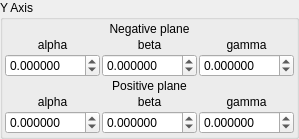
    <widget class="QGroupBox" name="groupBox_6">
     <property name="title">
      <string>Y Axis</string>
     </property>
     <layout class="QVBoxLayout" name="verticalLayout_6">
      <property name="spacing">
       <number>2</number>
      </property>
      <property name="leftMargin">
       <number>2</number>
      </property>
      <property name="topMargin">
       <number>2</number>
      </property>
      <property name="rightMargin">
       <number>2</number>
      </property>
      <property name="bottomMargin">
       <number>2</number>
      </property>
      <item>
       <layout class="QGridLayout" name="gridLayout_8">
        <property name="spacing">
         <number>2</number>
        </property>
        <item row="3" column="0" colspan="3">
         <widget class="QLabel" name="label_46">
          <property name="text">
           <string>Positive plane</string>
          </property>
          <property name="alignment">
           <set>Qt::AlignCenter</set>
          </property>
         </widget>
        </item>
        <item row="2" column="1">
         <widget class="MyDoubleSpinBox" name="spinboxd3_mandelbox_rotation_neg_2_y">
          <property name="sizePolicy">
           <sizepolicy hsizetype="Minimum" vsizetype="Maximum">
            <horstretch>0</horstretch>
            <verstretch>0</verstretch>
           </sizepolicy>
          </property>
          <property name="prefix">
           <string/>
          </property>
          <property name="suffix">
           <string/>
          </property>
          <property name="decimals">
           <number>6</number>
          </property>
          <property name="minimum">
           <double>-180.000000000000000</double>
          </property>
          <property name="maximum">
           <double>180.000000000000000</double>
          </property>
          <property name="singleStep">
           <double>1.000000000000000</double>
          </property>
         </widget>
        </item>
        <item row="2" column="2">
         <widget class="MyDoubleSpinBox" name="spinboxd3_mandelbox_rotation_neg_2_z">
          <property name="sizePolicy">
           <sizepolicy hsizetype="Minimum" vsizetype="Maximum">
            <horstretch>0</horstretch>
            <verstretch>0</verstretch>
           </sizepolicy>
          </property>
          <property name="prefix">
           <string/>
          </property>
          <property name="suffix">
           <string/>
          </property>
          <property name="decimals">
           <number>6</number>
          </property>
          <property name="minimum">
           <double>-180.000000000000000</double>
          </property>
          <property name="maximum">
           <double>180.000000000000000</double>
          </property>
          <property name="singleStep">
           <double>1.000000000000000</double>
          </property>
         </widget>
        </item>
        <item row="1" column="2">
         <widget class="QLabel" name="label_47">
          <property name="text">
           <string notr="true">gamma</string>
          </property>
          <property name="alignment">
           <set>Qt::AlignCenter</set>
          </property>
         </widget>
        </item>
        <item row="1" column="1">
         <widget class="QLabel" name="label_48">
          <property name="text">
           <string notr="true">beta</string>
          </property>
          <property name="alignment">
           <set>Qt::AlignCenter</set>
          </property>
         </widget>
        </item>
        <item row="2" column="0">
         <widget class="MyDoubleSpinBox" name="spinboxd3_mandelbox_rotation_neg_2_x">
          <property name="sizePolicy">
           <sizepolicy hsizetype="Minimum" vsizetype="Maximum">
            <horstretch>0</horstretch>
            <verstretch>0</verstretch>
           </sizepolicy>
          </property>
          <property name="prefix">
           <string/>
          </property>
          <property name="suffix">
           <string/>
          </property>
          <property name="decimals">
           <number>6</number>
          </property>
          <property name="minimum">
           <double>-180.000000000000000</double>
          </property>
          <property name="maximum">
           <double>180.000000000000000</double>
          </property>
          <property name="singleStep">
           <double>1.000000000000000</double>
          </property>
         </widget>
        </item>
        <item row="1" column="0">
         <widget class="QLabel" name="label_49">
          <property name="text">
           <string notr="true">alpha</string>
          </property>
          <property name="alignment">
           <set>Qt::AlignCenter</set>
          </property>
         </widget>
        </item>
        <item row="0" column="0" colspan="3">
         <widget class="QLabel" name="label_50">
          <property name="text">
           <string>Negative plane</string>
          </property>
          <property name="alignment">
           <set>Qt::AlignCenter</set>
          </property>
         </widget>
        </item>
        <item row="4" column="0">
         <widget class="QLabel" name="label_51">
          <property name="text">
           <string notr="true">alpha</string>
          </property>
          <property name="alignment">
           <set>Qt::AlignCenter</set>
          </property>
         </widget>
        </item>
        <item row="5" column="0">
         <widget class="MyDoubleSpinBox" name="spinboxd3_mandelbox_rotation_pos_2_x">
          <property name="sizePolicy">
           <sizepolicy hsizetype="Minimum" vsizetype="Maximum">
            <horstretch>0</horstretch>
            <verstretch>0</verstretch>
           </sizepolicy>
          </property>
          <property name="prefix">
           <string/>
          </property>
          <property name="suffix">
           <string/>
          </property>
          <property name="decimals">
           <number>6</number>
          </property>
          <property name="minimum">
           <double>-180.000000000000000</double>
          </property>
          <property name="maximum">
           <double>180.000000000000000</double>
          </property>
          <property name="singleStep">
           <double>1.000000000000000</double>
          </property>
         </widget>
        </item>
        <item row="4" column="2">
         <widget class="QLabel" name="label_52">
          <property name="text">
           <string notr="true">gamma</string>
          </property>
          <property name="alignment">
           <set>Qt::AlignCenter</set>
          </property>
         </widget>
        </item>
        <item row="5" column="2">
         <widget class="MyDoubleSpinBox" name="spinboxd3_mandelbox_rotation_pos_2_z">
          <property name="sizePolicy">
           <sizepolicy hsizetype="Minimum" vsizetype="Maximum">
            <horstretch>0</horstretch>
            <verstretch>0</verstretch>
           </sizepolicy>
          </property>
          <property name="prefix">
           <string/>
          </property>
          <property name="suffix">
           <string/>
          </property>
          <property name="decimals">
           <number>6</number>
          </property>
          <property name="minimum">
           <double>-180.000000000000000</double>
          </property>
          <property name="maximum">
           <double>180.000000000000000</double>
          </property>
          <property name="singleStep">
           <double>1.000000000000000</double>
          </property>
         </widget>
        </item>
        <item row="5" column="1">
         <widget class="MyDoubleSpinBox" name="spinboxd3_mandelbox_rotation_pos_2_y">
          <property name="sizePolicy">
           <sizepolicy hsizetype="Minimum" vsizetype="Maximum">
            <horstretch>0</horstretch>
            <verstretch>0</verstretch>
           </sizepolicy>
          </property>
          <property name="prefix">
           <string/>
          </property>
          <property name="suffix">
           <string/>
          </property>
          <property name="decimals">
           <number>6</number>
          </property>
          <property name="minimum">
           <double>-180.000000000000000</double>
          </property>
          <property name="maximum">
           <double>180.000000000000000</double>
          </property>
          <property name="singleStep">
           <double>1.000000000000000</double>
          </property>
         </widget>
        </item>
        <item row="4" column="1">
         <widget class="QLabel" name="label_53">
          <property name="text">
           <string notr="true">beta</string>
          </property>
          <property name="alignment">
           <set>Qt::AlignCenter</set>
          </property>
         </widget>
        </item>
       </layout>
      </item>
     </layout>
    </widget>
